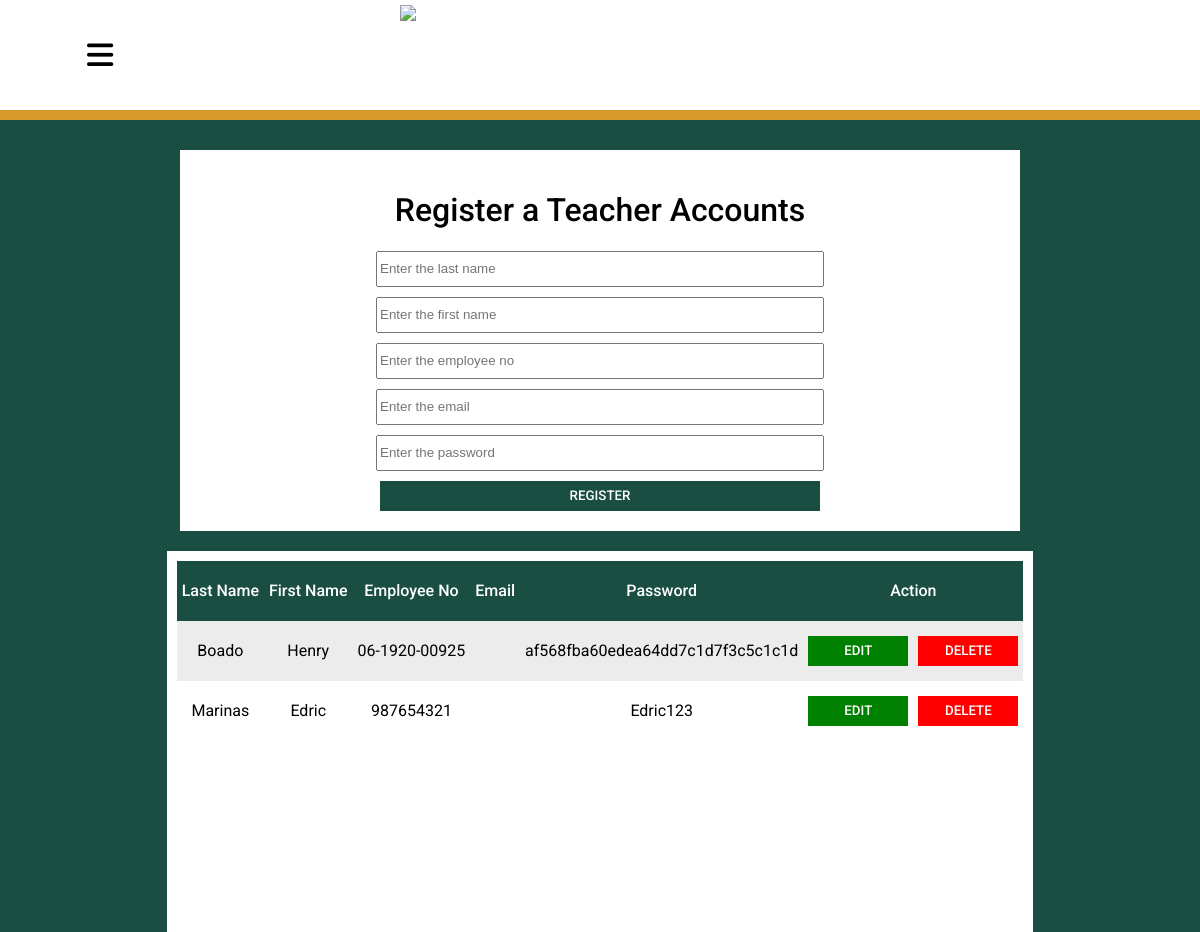
Screenshot of /admin/register.php (signed in) with the database file from the repository.
### tables this page shows
CREATE TABLE `users` (
  `id` int(11) NOT NULL,
  `last_name` varchar(255) NOT NULL,
  `first_name` varchar(255) NOT NULL,
  `employee_no` varchar(255) NOT NULL,
  `password` varchar(255) NOT NULL
);

### admin/register.php (the view, shortened to what this page needs)
<?php
  require_once $_SERVER['DOCUMENT_ROOT']."/attendance/database/connect.php";
  $queryAccounts = "SELECT * FROM users";
  $sqlAccounts = mysqli_query($con, $queryAccounts);
?>
<!DOCTYPE html>
<html lang="en">
<head>
  <link rel="stylesheet" href="./css/register.css">
</head>
<body>
  <div class="main">
    <div class="header">
      <i class="fa-solid fa-bars" id="bars"></i>
      <img src="./img/sjc-bg-color.png" alt="Saint Jude College" />
      <div class="header2"></div>
    </div>
    <div class="container">
      <h1>Register a Teacher Accounts</h1>
      <form action="./php/register-create.php" method="post">
        <input type="text" name="lastName" placeholder="Enter the last name">
        <input type="text" name="firstName" placeholder="Enter the first name">
        <input type="text" name="employeeNo" placeholder="Enter the employee no">
        <input type="email" name="email" placeholder="Enter the email">
        <input type="password" name="password" placeholder="Enter the password">
        <input type="submit" name="register" value="REGISTER">
      </form>
    </div>
    <div class="container2">
      <table>
        <tr>
          <th>Last Name</th>
          <th>First Name</th>
          <th>Employee No</th>
          <th>Email</th>
          <th>Password</th>
          <th colspan="2">Action</th>
        </tr>
        <?php while($r = mysqli_fetch_array($sqlAccounts)) { ?>
        <tr>
          <td><?php echo $r['last_name'] ?></td>
          <td><?php echo $r['first_name'] ?></td>
          <td><?php echo $r['employee_no'] ?></td>
          <td><?php echo $r['email'] ?></td>
          <td><?php echo $r['password'] ?></td>
          <td>
            <form action="./php/register-update.php" method="post">
              <input type="submit" name="edit" value="EDIT" class="edit">
            </form>
          </td>
          <td>
            <form action="./php/register-delete.php" method="post">
              <input type="submit" name="delete" value="DELETE" class="delete">
            </form>
          </td>
        </tr>
        <?php } ?>
      </table>
    </div>
  </div>
</body>
</html>

### admin/css/register.css (style rules this page uses)
html, body { margin: 0; padding: 0; }
:root { --font: "Roboto", sans-serif; --main-color: #1a4e43; --secondary-color: #d79a2a; --header-color: white; }
.main { background-color: var(--main-color); height: auto; display: grid; grid-template-rows: 130px 1fr 1fr; justify-items: center; row-gap: 20px; }
.main .container { grid-row: 2/3; height: auto; width: 800px; background-color: white; padding: 20px; }
.main .container h1 { text-align: center; font-family: var(--font); font-weight: 500; }
.main .container form { display: flex; flex-direction: column; align-items: center; justify-content: center; gap: 10px; }
.main .container form input { height: 30px; width: 440px; }
.main .container form input:nth-child(6) { background-color: var(--main-color); border: none; font-family: var(--font); font-weight: 500; color: white; cursor: pointer; }
.main .container2 { grid-row: 3/4; height: auto; width: auto; background-color: white; padding: 10px; }
tr, th, td { height: 50px; text-align: center; padding: 5px; font-family: var(--font); font-weight: 400; }
table { width: 100%; border-collapse: collapse; }
th { font-weight: 500; font-family: var(--font); background-color: var(--main-color); color: white; }
tr:nth-child(even) { background-color: #ececec; }
.delete { background-color: red; font-family: var(--font); font-weight: 500; color: white; border: none; height: 30px; width: 100px; cursor: pointer; }
.edit { background-color: green; font-family: var(--font); font-weight: 500; color: white; border: none; height: 30px; width: 100px; cursor: pointer; }

### admin/css/header.css (style rules this page uses)
.main .header { grid-row: 1/2; width: 100vw; height: 120px; background-color: var(--header-color); position: fixed; color: white; z-index: 1; display: grid; grid-template-columns: 200px 1fr 200px; grid-template-rows: 1fr 10px; place-items: center; }
.main .header i { grid-column: 1/2; font-size: 30px; cursor: pointer; color: black; }
.main .header img { grid-column: 2/3; grid-row: 1/2; height: 100px; width: 400px; }
.main .header2 { grid-column: 1/4; grid-row: 2/3; width: 100vw; height: 10px; background-color: var(--secondary-color); }

### rows the page displays
users: last_name "Boado", first_name "Henry", employee_no "06-1920-00925", password "af568fba60edea64dd7c1d7f3c5c1c1d"
users: last_name "Marinas", first_name "Edric", employee_no "987654321", password "Edric123"
